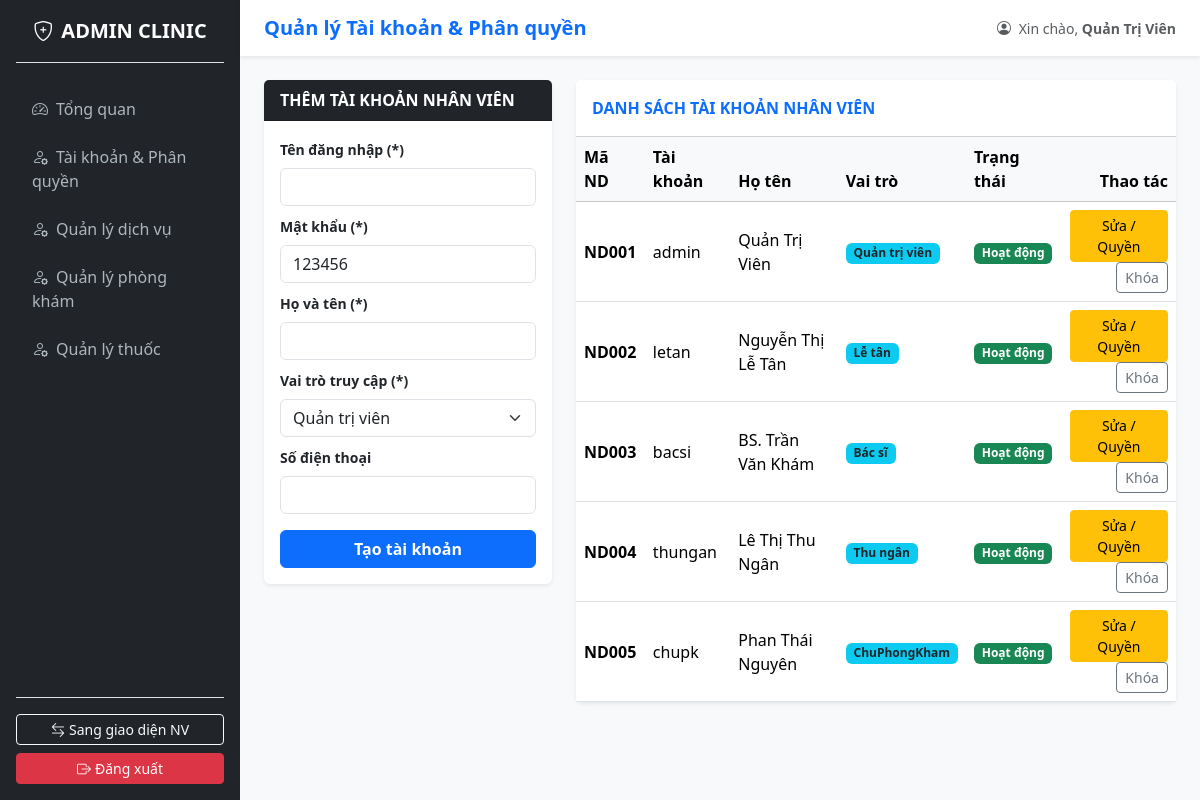
The page /index.php?page=admin_nguoidung (signed in) on the database as committed earlier.
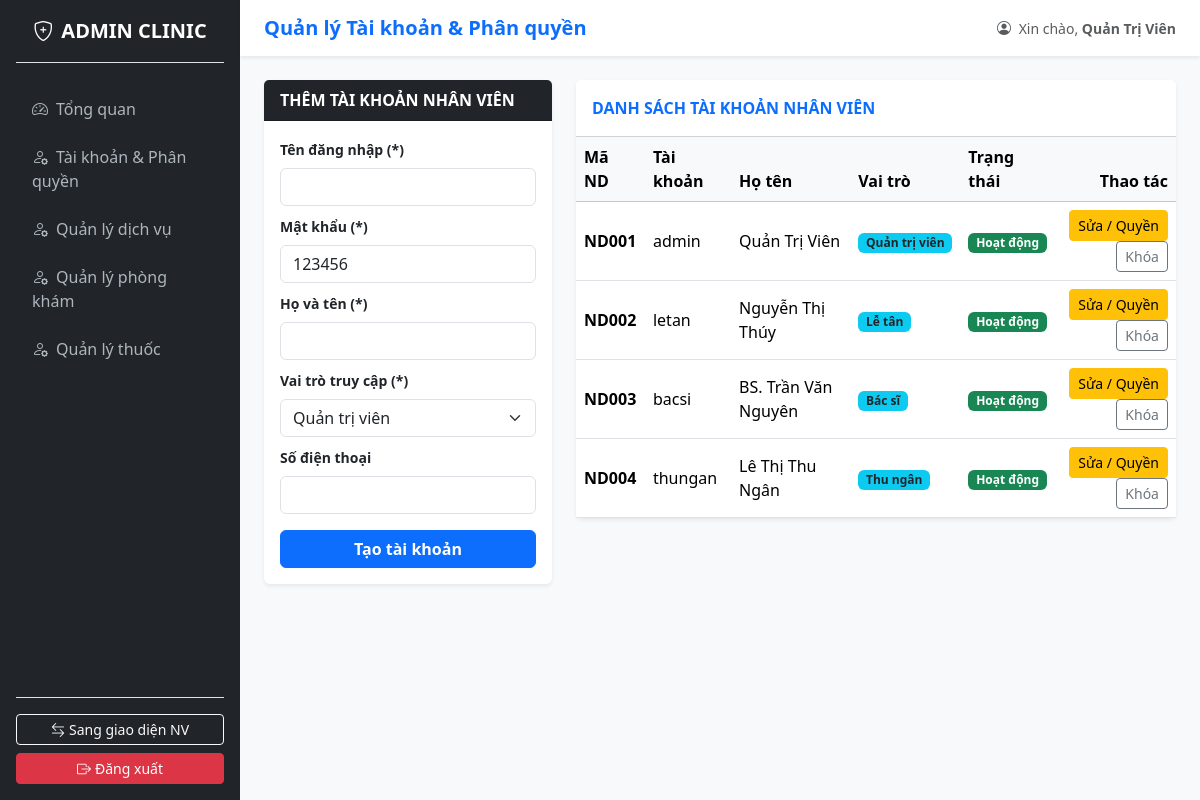
The same page on the database as committed later.
### tables this page shows
CREATE TABLE `nguoidung` (
  `MaND` char(10) NOT NULL,
  `TenDangNhap` varchar(50) NOT NULL,
  `MatKhau` varchar(255) NOT NULL,
  `HoTen` varchar(100) NOT NULL,
  `VaiTro` enum('LeTan','BacSi','ThuNgan','QuanTriVien') NOT NULL,
  `SoDienThoai` varchar(15) DEFAULT NULL,
  `TrangThai` tinyint(1) NOT NULL DEFAULT 1,
  PRIMARY KEY (`MaND`),
  UNIQUE KEY `TenDangNhap` (`TenDangNhap`)
);

### views/admin/admin.php (the view, shortened to what this page needs)
<?php
$pageTitle = "Quản lý Tài khoản & Phân quyền";
require_once __DIR__ . '/../layouts/admin_header.php';
$roles = [
    'QuanTriVien'  => 'Quản trị viên',
    'LeTan'        => 'Lễ tân',
    'BacSi'        => 'Bác sĩ',
    'ThuNgan'      => 'Thu ngân'
];
?>
<div class="row g-4">
    <div class="col-md-4">
        <div class="card shadow-sm border-0">
            <div class="card-header bg-dark text-white fw-bold">
                <?= $editND ? 'CẬP NHẬT / PHÂN QUYỀN (' . htmlspecialchars($editND['MaND']) . ')' : 'THÊM TÀI KHOẢN NHÂN VIÊN' ?>
            </div>
            <div class="card-body">
                <form method="POST" action="index.php?page=admin_nguoidung">
                    <div class="mb-2">
                        <label class="form-label small fw-semibold">Tên đăng nhập (*)</label>
                        <input type="text" name="TenDangNhap" class="form-control" required
                               <?= $editND ? 'readonly' : '' ?>
                               value="<?= htmlspecialchars($editND['TenDangNhap'] ?? '') ?>">
                    </div>
                    <div class="mb-2">
                        <label class="form-label small fw-semibold">
                            Mật khẩu <?= $editND ? '(Để trống nếu không đổi)' : '(*)' ?>
                        </label>
                        <input type="text" name="MatKhau" class="form-control" <?= $editND ? '' : 'required value="123456"' ?>>
                    </div>
                    <div class="mb-2">
                        <label class="form-label small fw-semibold">Họ và tên (*)</label>
                        <input type="text" name="HoTen" class="form-control" required
                               value="<?= htmlspecialchars($editND['HoTen'] ?? '') ?>">
                    </div>
                    <div class="mb-2">
                        <label class="form-label small fw-semibold">Vai trò truy cập (*)</label>
                        <select name="VaiTro" class="form-select" required>
                            <?php foreach ($roles as $key => $label): ?>
                                <option value="<?= $key ?>" <?= (($editND['VaiTro'] ?? '') === $key) ? 'selected' : '' ?>>
                                    <?= $label ?>
                                </option>
                            <?php endforeach; ?>
                        </select>
                    </div>
                    <div class="mb-3">
                        <label class="form-label small fw-semibold">Số điện thoại</label>
                        <input type="text" name="SoDienThoai" class="form-control"
                               value="<?= htmlspecialchars($editND['SoDienThoai'] ?? '') ?>">
                    </div>
                    <div class="d-flex gap-2">
                        <button type="submit" class="btn btn-primary w-100 fw-bold">
                            <?= $editND ? 'Lưu thay đổi' : 'Tạo tài khoản' ?>
                        </button>
                    </div>
                </form>
            </div>
        </div>
    </div>
    <div class="col-md-8">
        <div class="card shadow-sm border-0">
            <div class="card-header bg-white fw-bold text-primary py-3">
                DANH SÁCH TÀI KHOẢN NHÂN VIÊN
            </div>
            <div class="card-body p-0">
                <table class="table table-hover align-middle mb-0">
                    <thead class="table-light">
                        <tr>
                            <th>Mã ND</th>
                            <th>Tài khoản</th>
                            <th>Họ tên</th>
                            <th>Vai trò</th>
                            <th>Trạng thái</th>
                            <th class="text-end">Thao tác</th>
                        </tr>
                    </thead>
                    <tbody>
                        <?php foreach ($dsNguoiDung as $nd): ?>
                        <tr>
                            <td class="fw-bold"><?= htmlspecialchars($nd['MaND']) ?></td>
                            <td><?= htmlspecialchars($nd['TenDangNhap']) ?></td>
                            <td><?= htmlspecialchars($nd['HoTen']) ?></td>
                            <td>
                                <span class="badge bg-info text-dark">
                                    <?= $roles[$nd['VaiTro']] ?? htmlspecialchars($nd['VaiTro']) ?>
                                </span>
                            </td>
                            <td>
                                <?= $nd['TrangThai'] ? '<span class="badge bg-success">Hoạt động</span>' : '<span class="badge bg-danger">Đã khóa</span>' ?>
                            </td>
                            <td class="text-end">
                                <a href="index.php?page=admin_nguoidung&edit=<?= urlencode($nd['MaND']) ?>" class="btn btn-sm btn-warning">Sửa / Quyền</a>
                                <a href="index.php?page=admin_nguoidung&toggle=<?= urlencode($nd['MaND']) ?>" class="btn btn-sm btn-outline-secondary">
                                    <?= $nd['TrangThai'] ? 'Khóa' : 'Mở' ?>
                                </a>
                            </td>
                        </tr>
                        <?php endforeach; ?>
                    </tbody>
                </table>
            </div>
        </div>
    </div>
</div>

### index.php (shortened to what this page needs)
<?php
$database = new Database();
$pdo = $database->getConnection();
$page = $_GET['page'] ?? 'login';
switch ($page) {
    case 'admin_nguoidung':
        $editND = null;
        $dsNguoiDung = $pdo->query("SELECT * FROM nguoidung ORDER BY MaND ASC")->fetchAll();
        require_once 'views/admin/admin.php';
        break;
}

### views/layouts/admin_header.php (shortened to what this page needs)
<!DOCTYPE html>
<html lang="vi">
<head>
    <link href="https://cdn.jsdelivr.net/npm/bootstrap@5.3.2/dist/css/bootstrap.min.css" rel="stylesheet">
    <link href="https://cdn.jsdelivr.net/npm/bootstrap-icons@1.11.1/font/bootstrap-icons.css" rel="stylesheet">
</head>
<body class="bg-light">
<div class="d-flex">
    <aside class="sidebar bg-dark text-white p-3 d-flex flex-column">
        <a href="index.php?page=admin_dashboard" class="text-white text-decoration-none fs-5 fw-bold mb-4 text-center border-bottom pb-3">
            <i class="bi bi-shield-plus me-2"></i>ADMIN CLINIC
        </a>
        <ul class="nav flex-column flex-grow-1">
            <li class="nav-item">
                <a href="index.php?page=admin_dashboard" class="nav-link"><i class="bi bi-speedometer2 me-2"></i>Tổng quan</a>
            </li>
            <li class="nav-item">
                <a href="index.php?page=admin_nguoidung" class="nav-link"><i class="bi bi-person-gear me-2"></i>Tài khoản & Phân quyền</a>
            </li>
            <li class="nav-item">
                <a href="index.php?page=admin_dichvu" class="nav-link"><i class="bi bi-person-gear me-2"></i>Quản lý dịch vụ</a>
            </li>
             <li class="nav-item">
                <a href="index.php?page=admin_phongkham" class="nav-link"><i class="bi bi-person-gear me-2"></i>Quản lý phòng khám</a>
            </li>
             <li class="nav-item">
                <a href="index.php?page=admin_thuoc" class="nav-link"><i class="bi bi-person-gear me-2"></i>Quản lý thuốc</a>
            </li>
        </ul>
        <div class="border-top pt-3">
            <a href="index.php?page=benhnhan" class="btn btn-outline-light btn-sm w-100 mb-2">
                <i class="bi bi-arrow-left-right me-1"></i>Sang giao diện NV
            </a>
            <a href="index.php?page=logout" class="btn btn-danger btn-sm w-100">
                <i class="bi bi-box-arrow-right me-1"></i>Đăng xuất
            </a>
        </div>
    </aside>
    <div class="flex-grow-1 d-flex flex-column">
        <header class="bg-white shadow-sm px-4 py-3 d-flex justify-content-between align-items-center">
            <h5 class="mb-0 text-primary fw-bold"><?= $pageTitle ?? 'Quản trị hệ thống' ?></h5>
            <span class="text-muted small">
                <i class="bi bi-person-circle me-1"></i>
                Xin chào, <strong><?= htmlspecialchars($_SESSION['user']['HoTen'] ?? 'Quản trị viên') ?></strong>
            </span>
        </header>
        <main class="p-4 flex-grow-1">

### views/layouts/admin_header.php (style rules this page uses)
.sidebar { min-width: 240px; max-width: 240px; min-height: 100vh; }
.sidebar .nav-link { color: #adb5bd; padding: 10px 16px; border-radius: 6px; margin-bottom: 4px; }

Rows that differ between the two databases and show on the page:
removed nguoidung: MaND "ND005", TenDangNhap "chupk", HoTen "Phan Thái Nguyên", VaiTro "ChuPhongKham", TrangThai "Hoạt động"
changed nguoidung "ND002": HoTen "Nguyễn Thị Lễ Tân" → "Nguyễn Thị Thúy"
changed nguoidung "ND003": HoTen "BS. Trần Văn Khám" → "BS. Trần Văn Nguyên"
